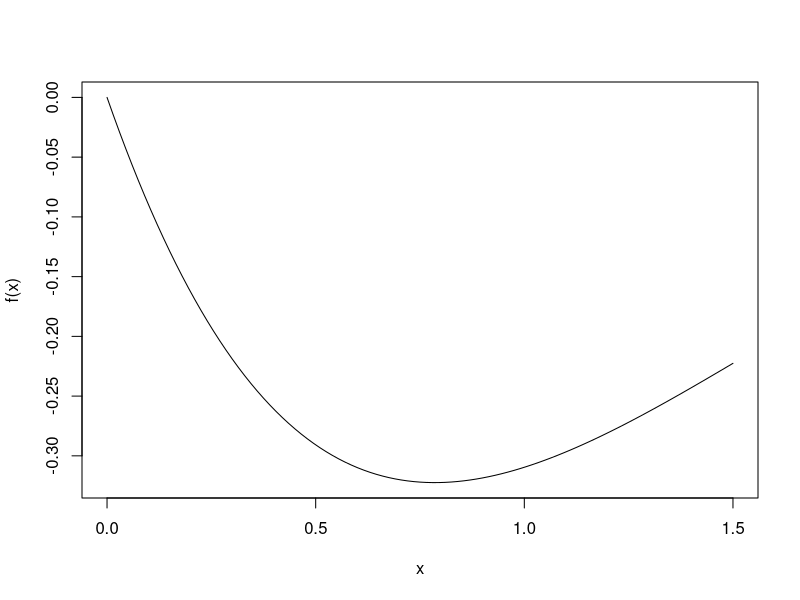

The R script that drew this image:
## ---- chunk 1
library(tidyverse)
library(modelr)
library(viridis)
knitr::opts_chunk$set(
	echo = TRUE,
	warning = FALSE,
	fig.width = 8, 
  fig.height = 6,
  out.width = "90%"
)
options(
  ggplot2.continuous.colour = "viridis",
  ggplot2.continuous.fill = "viridis"
)
scale_colour_discrete = scale_colour_viridis_d
scale_fill_discrete = scale_fill_viridis_d
theme_set(theme_minimal() + theme(legend.position = "bottom"))
## ---- chunk 2
#R codes:

f = function(x){
  return(-sin(x)*exp(-x))
}


optimize(f, interval = c(0, 1.5))
## ---- chunk 3
curve(f, from = 0, to = 1.5)
## ---- chunk 4
w = .618
a =  0
b = 1.5
tol = 1e-10
i = 0  # iteration index
x1 = (1 - w) * (b - a) + a
x2 = x1 + w * (b - a) * (1 - w)
res = c(a, b, x1, x2)

findmin = function() {
  while (abs(b - a) > tol) {
    i <- i + 1
    if (f(b) > f(a)) {
      b <- x2
      x1 <- (1 - w) * (b - a) + a
      x2 <- x1 + w * (b - a) * (1 - w)
    }
    else {
      a <- x1
      x1 <- x2
      x2 <- x1 + w * (b - a) * (1 - w)
    }
    res <- rbind(res, c(i, a, b, x1, x2))
  }

    return(res)
}

findmin()

min = last(findmin())
## ---- chunk 5
#R codes:

poissonstuff <- function(dat, betavec) {
  alpha = betavec[1]
  beta = betavec[2]
  log_lambda <- alpha + beta * dat$x
  lambda <- exp(log_lambda)
  loglik <- sum(dat$y * log_lambda - lambda - log(factorial(dat$y)))
  grad <- c(sum(dat$y * dat$x - dat$x * lambda), 
            sum(dat$y - lambda))
  Hess <- matrix((-1) * c((-1) * sum(dat$x^2 * lambda),
                    rep((-1) * sum(dat$x * lambda), 2),
                    (-1) * sum(lambda)), ncol = 2)
  return(list(loglik = loglik, grad = grad, Hess = Hess))
}
## ---- chunk 6
set.seed(22)
n <- 5000
truebeta <- c(1, .03)
x <- rnorm(n)
lambda <- exp(truebeta[1] + truebeta[2] * x)
y = rpois(n, lambda)
dat = list(x=x, y=y)
## ---- chunk 7
NewtonRaphson <- function(dat, func, start, tol = 1e-5, maxiter = 200) {
  i <- 0
  cur <- start
  stuff <- func(dat, cur)
  l = 1
  prevloglik <- -Inf      # To make sure it iterates
  res = c(0, stuff$loglik, cur)
  while (i < maxiter && abs(stuff$loglik - prevloglik) > tol) {
    i = i + 1
    if (t(stuff$grad) %*% stuff$Hess %*% stuff$grad > 0) {
      Hess = stuff$Hess - 3*diag(max(stuff$Hess), nrow(stuff$Hess))
    }
    else {
      Hess = stuff$Hess
    }
    prev <- cur
    grad <- stuff$grad
    prevloglik <- stuff$loglik
    cur = prev - l * solve(Hess) %*% grad
    stuff = func(dat, cur)
    res <- rbind(res, c(i, stuff$loglik, cur)) # Add current values to results matrix
    while (stuff$loglik < prevloglik) {
      i = i + 1
      if (t(stuff$grad) %*% stuff$Hess %*% stuff$grad > 0) {
        Hess = stuff$Hess - 3*diag(max(stuff$Hess), nrow(stuff$Hess))
      }
      else {
        Hess = stuff$Hess
      }
      l = 0.5*l
      cur <- prev - l * solve(Hess) %*% grad
      stuff = func(dat, cur)
      res = rbind(res, c(i, stuff$loglik, cur))
    }
  }
  return(res)
}
## ---- chunk 8
NewtonRaphson(list(x=x, y=y), poissonstuff, start = c(1, -2))
poissonstuff(list(x=x, y=y), c(1, -2))

## ---- chunk 9
#R codes:
